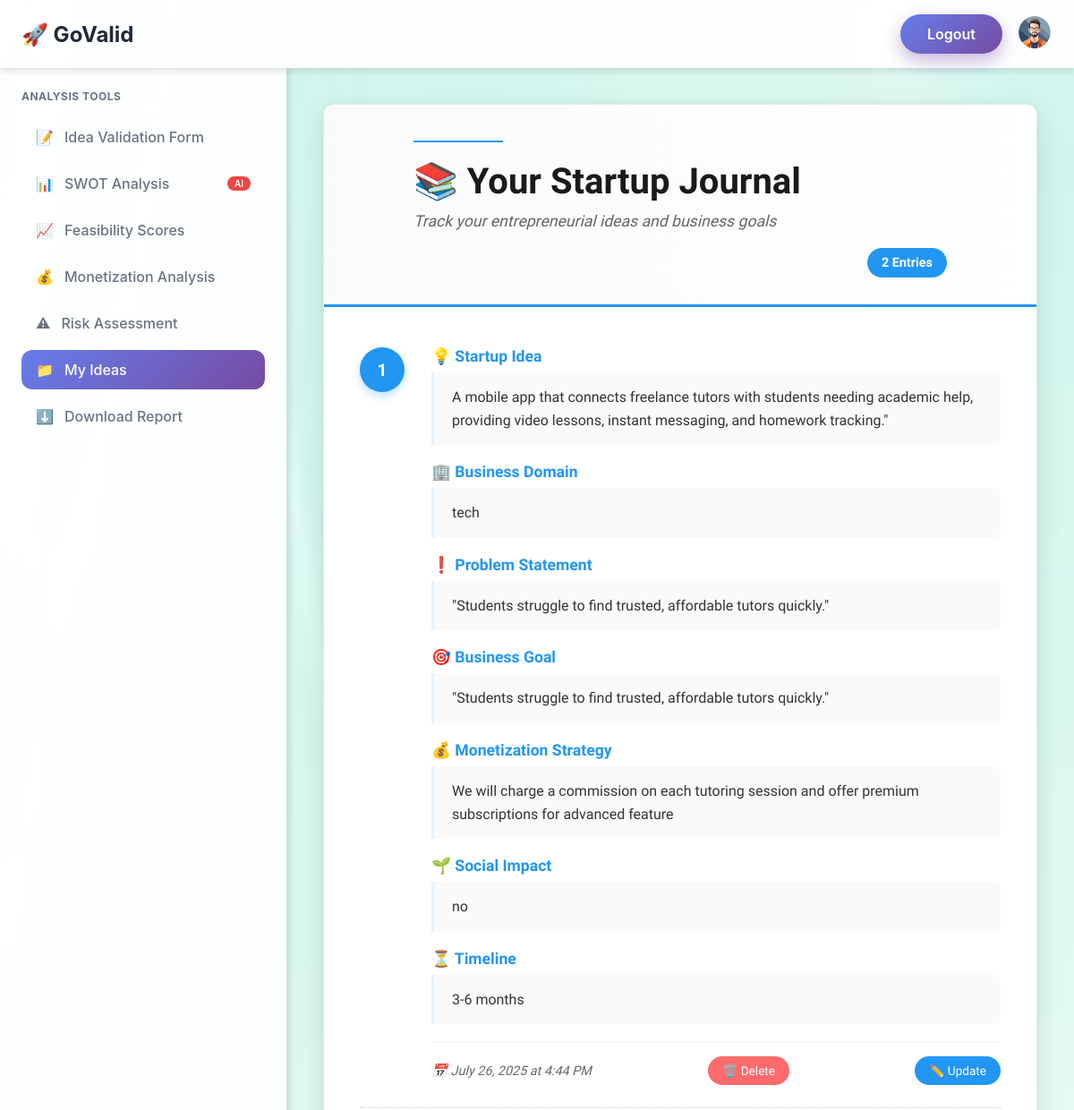
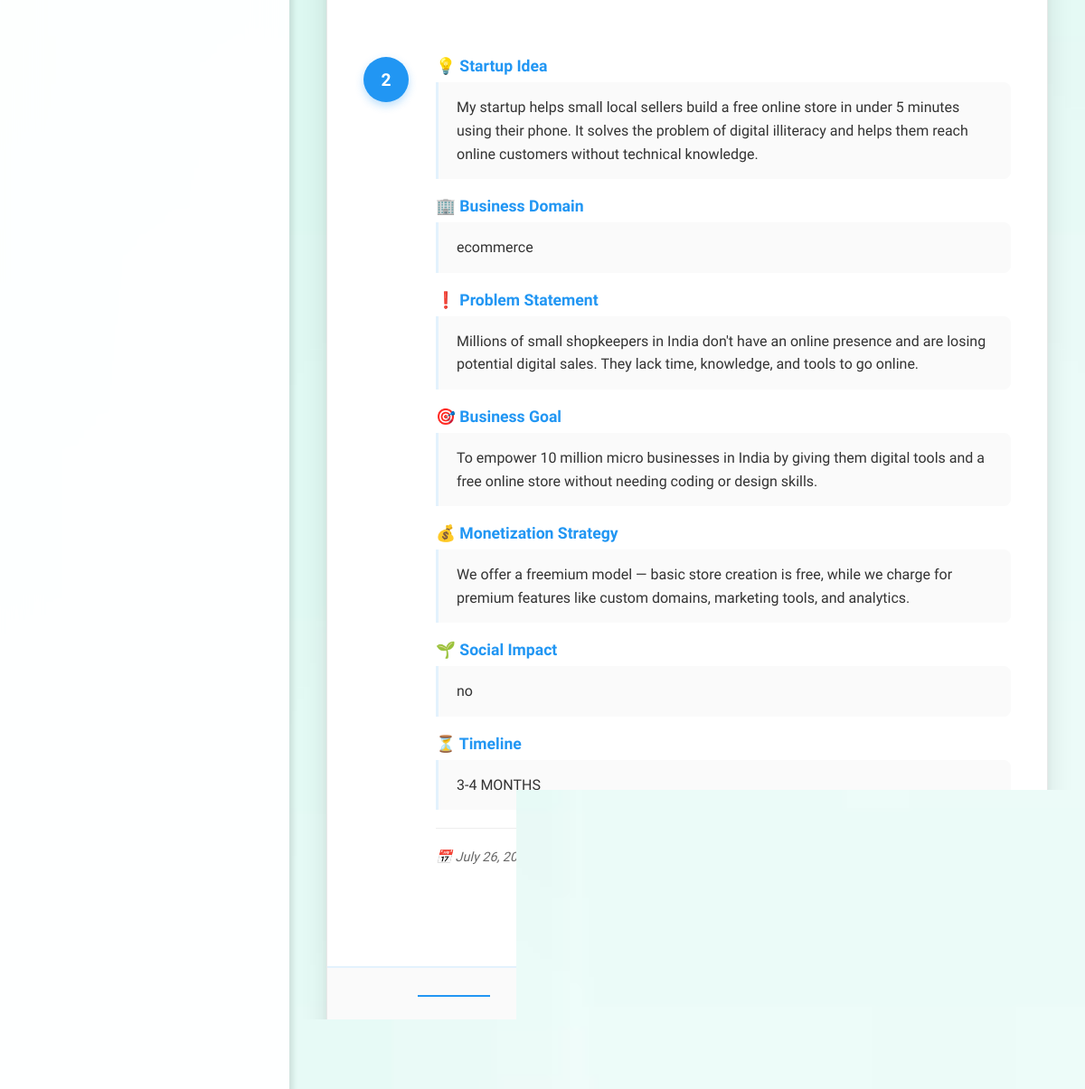
Page /dashboard/history/ (signed in) on the committed database (2 pictures, top to bottom).
### dashboard/models.py (models this page shows)
class Validate_form(models.Model):
    created_at = models.DateTimeField(auto_now_add=True)  # ✅ keep only this line
    user = models.ForeignKey(User, on_delete=models.CASCADE, null=True)
    startup_idea = models.TextField()
    business_domain = models.CharField(max_length=50, choices=DOMAIN_CHOICES)
    problem_statement = models.TextField()
    business_goal = models.TextField()
    monetization_strategy = models.TextField()
    social_impact = models.TextField()
    timeline = models.TextField()
    feasibility_score = models.CharField(max_length=50, null=True, blank=True)
    feasibility_comment = models.TextField(null=True, blank=True)
    feasibility_level = models.CharField(max_length=50, null=True, blank=True)
    swot_analysis = models.TextField(null=True, blank=True)
    risk_score = models.CharField(max_length=50, null=True, blank=True)
    risk_comment = models.TextField(null=True, blank=True)
    monetization_suggestion = models.TextField(null=True, blank=True)

### dashboard/views.py (the view)
# urls.py: path("history/", views.history, name="history"),
@login_required
def history(request):
    entries = Validate_form.objects.filter(user=request.user).order_by('-created_at')
    return render(request, "dashboard/history.html", {"submissions": entries})

### templates/dashboard/history.html (shortened to what this page needs)
{% extends "base_dash.html" %}
{% block body %}
<div class="main-wrapper">
    <div class="notebook-container">
        <div class="notebook-header">
            <div class="header-line"></div>
            <h1 class="notebook-title">📚 Your Startup Journal</h1>
            <div class="header-subtitle">Track your entrepreneurial ideas and business goals</div>
            <div class="submissions-count">
                <span class="count-badge">{{ submissions|length }} Entries</span>
            </div>
        </div>
        <div class="notebook-content">
            {% for entry in submissions %}
            <div class="journal-entry">
    <div class="entry-number">{{ forloop.counter }}</div>
    <div class="entry-content">
        <div class="entry-section">
            <h3 class="section-label">💡 Startup Idea</h3>
            <div class="section-text">{{ entry.startup_idea }}</div>
        </div>
        <div class="entry-section">
            <h3 class="section-label">🏢 Business Domain</h3>
            <div class="section-text">{{ entry.get_business_domain_display }}</div>
        </div>
        <div class="entry-section">
            <h3 class="section-label">❗ Problem Statement</h3>
            <div class="section-text">{{ entry.problem_statement }}</div>
        </div>
        <div class="entry-section">
            <h3 class="section-label">🎯 Business Goal</h3>
            <div class="section-text">{{ entry.business_goal }}</div>
        </div>
        <div class="entry-section">
            <h3 class="section-label">💰 Monetization Strategy</h3>
            <div class="section-text">{{ entry.monetization_strategy }}</div>
        </div>
        <div class="entry-section">
            <h3 class="section-label">🌱 Social Impact</h3>
            <div class="section-text">{{ entry.social_impact }}</div>
        </div>
        <div class="entry-section">
            <h3 class="section-label">⏳ Timeline</h3>
            <div class="section-text">{{ entry.timeline }}</div>
        </div>
        <div class="entry-footer">
            <div class="entry-date">
                📅 {{ entry.created_at|date:"F d, Y" }} at {{ entry.created_at|date:"g:i A" }}
            </div>
            <form action="{% url 'dashboard:delete' entry.id %}" method="POST" class="delete-form">
                <button type="submit"
                        onclick="return confirm('Are you sure you want to delete this entry?')"
                        class="delete-btn">
                    🗑️ Delete
                </button>
            </form>
            <form action="{% url 'dashboard:update' entry.id %}" method="GET" style="display: inline;">
                    <button type="submit" class="update-btn">
                    ✏️ Update
                    </button>
                </form>
        </div>
    </div>
</div>
            {% endfor %}
        </div>
        <div class="notebook-footer">
            <div class="footer-line"></div>
            <div class="footer-text">Keep building, keep dreaming! 🚀</div>
        </div>
    </div>
</div>
{% endblock %}

### static/css/base_dash.css (style rules this page uses)
* { margin: 0; padding: 0; box-sizing: border-box; }
body { font-family: -apple-system, BlinkMacSystemFont, 'Segoe UI', Roboto, sans-serif; background: linear-gradient(135deg, #667eea 0%, #764ba2 50%, #f093fb 100%); min-height: 100vh; overflow-x: hidden; background-image: url("../img/notebook.jpg") ; background-size: cover; background-attachment: fixed; background-position: center; }

### templates/dashboard/history.html (style rules this page uses)
.main-wrapper { min-height: 100vh; padding: 40px 20px; display: flex; justify-content: center; align-items: flex-start; background: transparent; width: 100%; }
.notebook-container { max-width: 1200px; width: 95%; background: #ffffff; border-radius: 12px; box-shadow: 0 10px 30px rgba(0, 0, 0, 0.1), 0 1px 8px rgba(0, 0, 0, 0.06), inset 0 1px 0 rgba(255, 255, 255, 0.8); border: 1px solid #e8e8e8; overflow: hidden; position: relative; min-height: 85vh; }
.notebook-container::before { content: ''; position: absolute; left: 80px; top: 0; bottom: 0; width: 3px; background: #ff6b6b; z-index: 1; }
.notebook-container::after { content: ''; position: absolute; left: 0; right: 0; top: 0; height: 100%; background-image: repeating-linear-gradient( transparent, transparent 27px, #e8f4fd 27px, #e8f4fd 28px ); z-index: 0; pointer-events: none; }
.notebook-header { padding: 40px 100px 30px 100px; border-bottom: 3px solid #2196f3; position: relative; z-index: 2; background: linear-gradient(to right, #fafafa, #ffffff); }
.header-line { height: 2px; background: #2196f3; margin-bottom: 20px; width: 100px; }
.notebook-title { font-family: 'Georgia', serif; font-size: 2.5rem; font-weight: 700; color: #1a1a1a; margin: 0 0 10px 0; line-height: 1.2; }
.header-subtitle { font-family: 'Georgia', serif; font-size: 1.1rem; color: #666; font-style: italic; margin-bottom: 20px; }
.submissions-count { text-align: right; }
.count-badge { display: inline-block; background: #2196f3; color: white; padding: 8px 16px; border-radius: 20px; font-family: 'Georgia', serif; font-size: 0.9rem; font-weight: 600; }
.notebook-content { padding: 20px 20px 40px 20px; position: relative; z-index: 2; background: white; min-height: 60vh; max-width: 1100px; margin: 0 auto; padding-left: 40px; padding-right: 40px; }
.journal-entry { display: flex; margin-bottom: 40px; padding: 25px 0; border-bottom: 1px dotted #ccc; position: relative; }
.journal-entry:last-child { border-bottom: none; }
.entry-number { width: 50px; height: 50px; background: #2196f3; color: white; border-radius: 50%; display: flex; align-items: center; justify-content: center; font-family: 'Georgia', serif; font-weight: bold; font-size: 1.2rem; margin-right: 30px; flex-shrink: 0; box-shadow: 0 4px 10px rgba(33, 150, 243, 0.3); }
.entry-content { flex: 1; }
.entry-section { margin-bottom: 20px; }
.section-label { font-family: 'Georgia', serif; font-size: 1.1rem; font-weight: 600; color: #2196f3; margin: 0 0 8px 0; display: flex; align-items: center; }
.section-text { font-family: 'Georgia', serif; font-size: 1rem; line-height: 1.6; color: #333; padding-left: 20px; border-left: 3px solid #e3f2fd; background: #fafafa; padding: 15px 20px; border-radius: 0 8px 8px 0; margin-bottom: 15px; }
.entry-footer { display: flex; justify-content: space-between; align-items: center; margin-top: 20px; padding-top: 15px; border-top: 1px solid #eee; }
.entry-date { font-family: 'Georgia', serif; font-size: 0.9rem; color: #666; font-style: italic; }
.delete-form { margin: 0; }
.delete-btn { background: #ff6b6b; color: white; border: none; padding: 8px 16px; border-radius: 20px; font-family: 'Georgia', serif; font-size: 0.85rem; cursor: pointer; transition: all 0.2s ease; }
.update-btn { background: #2196f3; color: white; border: none; padding: 8px 16px; border-radius: 20px; font-family: 'Georgia', serif; font-size: 0.85rem; cursor: pointer; transition: all 0.2s ease; margin-left: 10px; }
.notebook-footer { padding: 30px 100px 40px 100px; border-top: 2px solid #e3f2fd; background: #fafafa; position: relative; z-index: 2; }
.footer-line { height: 2px; background: #2196f3; margin-bottom: 15px; width: 80px; }
.footer-text { font-family: 'Georgia', serif; color: #666; font-style: italic; text-align: center; }

### rows in the picture
Validate_form: startup_idea "A mobile app that connects freelance tutors with students needing academic help, providing video lessons, instant messaging, and homework tracking.\"", business_domain "tech", problem_statement "\"Students struggle to find trusted, affordable tutors quickly.\"", business_goal "\"Students struggle to find trusted, affordable tutors quickly.\"", monetization_strategy "We will charge a commission on each tutoring session and offer premium subscriptions for advanced feature", social_impact "no", timeline "3-6 months", created_at "July 26, 2025", created_at "4:44 PM"
Validate_form: startup_idea "My startup helps small local sellers build a free online store in under 5 minutes using their phone. It solves the problem of digital illiteracy and helps them reach online customers without technical knowledge.", business_domain "ecommerce", problem_statement "Millions of small shopkeepers in India don't have an online presence and are losing potential digital sales. They lack time, knowledge, and tools to go online.", business_goal "To empower 10 million micro businesses in India by giving them digital tools and a free online store without needing coding or design skills.", monetization_strategy "We offer a freemium model — basic store creation is free, while we charge for premium features like custom domains, marketing tools, and analytics.", social_impact "no", timeline "3-4 MONTHS", created_at "July 26, 2025"

### other values in the picture
{{ submissions|length }} "2"
